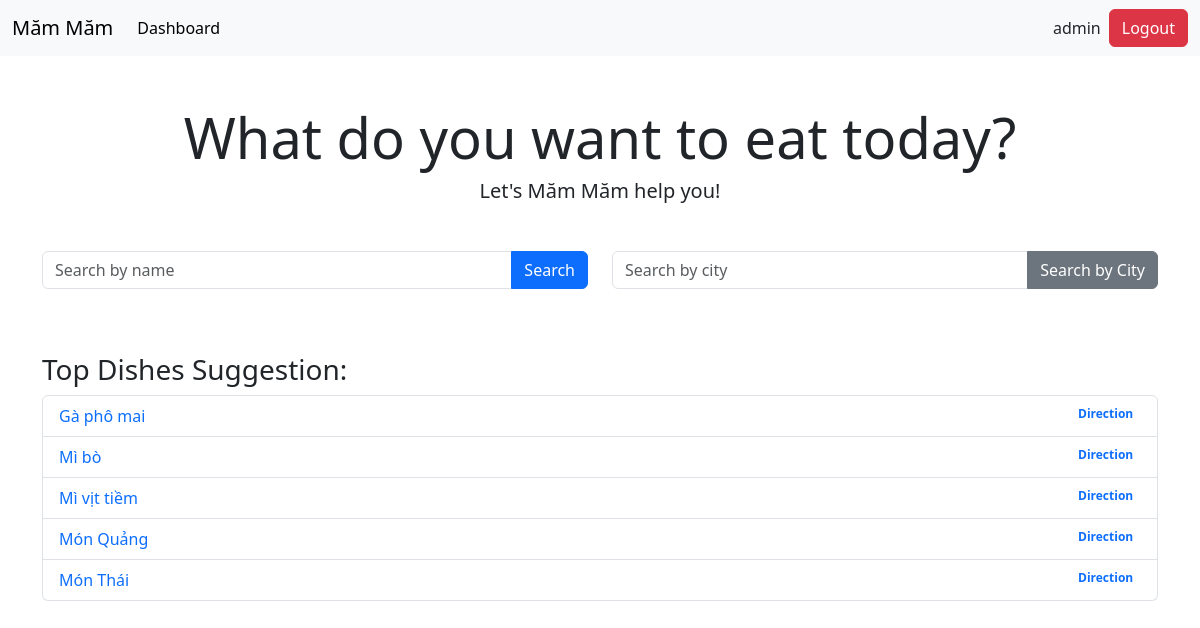
The page /dashboard/ (signed in) on the database its author committed.
### myapp/models.py (models this page shows, shortened)
class Dish(models.Model):
    name = models.CharField(max_length=200)
    link = models.URLField(max_length=200)
    code = models.CharField(max_length=300)
    price = models.CharField(max_length=20)
    description = models.CharField(max_length=300)
    total_like = models.IntegerField(default=0)
    likers = models.ManyToManyField(User, blank=True)

### myapp/views.py (the view)
# urls.py: path("dashboard/", dashboard, name="dashboard"),
@login_required(login_url="login")
def dashboard(request):
    best_five_dishes = Dish.objects.order_by("-total_like")[:5]
    context = {
        "best_five_dishes": best_five_dishes
    }
    return render(request, "myapp/dashboard.html", context)

### myapp/templates/myapp/dashboard.html (shortened to what this page needs)
<!DOCTYPE html>
{% load static %}
<html lang="en">
  <head>
    <link href="https://cdn.jsdelivr.net/npm/bootstrap@5.3.3/dist/css/bootstrap.min.css" rel="stylesheet">
  </head>
  <body>
    <nav class="navbar navbar-expand-lg navbar-light bg-light">
      <div class="container-fluid">
        <a class="navbar-brand" href="{% url 'myapp:dashboard' %}">Măm Măm</a>
        <div class="collapse navbar-collapse" id="navbarNav">
          <ul class="navbar-nav me-auto">
            <li class="nav-item">
              <a class="nav-link active" aria-current="page" href="{% url 'myapp:dashboard' %}">Dashboard</a>
            </li>
          </ul>
          <div class="d-flex align-items-center user-logout-container">
            <span class="username px-2">{{ user.username }}</span>
            <a href="{% url 'myapp:logout' %}" class="btn btn-danger">Logout</a>
          </div>
        </div>
      </div>
    </nav>
    <div class="container mt-5">
      <div class="text-center mb-5">
        <h1 class="display-4">What do you want to eat today?</h1>
        <h2 class="lead">Let's Măm Măm help you!</h2>
      </div>
      <div class="row justify-content-center">
        <div class="col-md-6 mb-3">
          <form action="{% url 'myapp:search' %}" method="GET" class="input-group">
            <input type="text" name="search" class="form-control" placeholder="Search by name" />
            <button type="submit" class="btn btn-primary">Search</button>
          </form>
        </div>
        <div class="col-md-6 mb-3">
          <form action="{% url 'myapp:searchcity' %}" method="GET" class="input-group">
            <input type="text" name="searchcity" class="form-control" placeholder="Search by city" />
            <button type="submit" class="btn btn-secondary">Search by City</button>
          </form>
        </div>
      </div>
      <div class="mt-5">
        {% if best_five_dishes %}
          <h3>Top Dishes Suggestion:</h3>
          <ul class="list-group">
            {% for dish in best_five_dishes %}
              <li class="list-group-item d-flex justify-content-between align-items-start">
                <a href="{% url 'myapp:detail' dish.id %}" style="text-decoration: none;">{{ dish.name }}</a>
                <span class="badge rounded-pill"><a href="{%url 'myapp:map' dish.id%}" style="text-decoration: none;">Direction</a></span>
              </li>
            {% endfor %}
          </ul>
        {% else %}
          <div class="alert alert-warning mt-3" role="alert">
            No dishes are available.
          </div>
        {% endif %}
      </div>
    </div>
  </body>
</html>

### rows shown on the page
Dish: name "Gà phô mai"
Dish: name "Mì bò"
Dish: name "Mì vịt tiềm"
Dish: name "Món Quảng"
Dish: name "Món Thái"

### other values the page prints
{{ user.username }} "admin"
